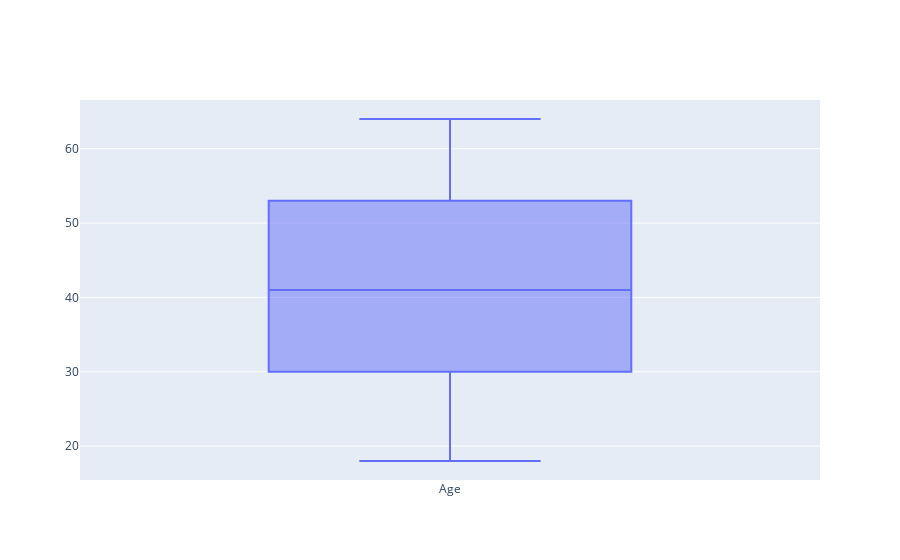

Notebook code for this chart:
### Code cell
import plotly.graph_objects as go

fig = go.Figure()
fig.add_trace(go.Box(y = employee_salary['age'], name='Age'))
fig.show()

### Figure 1 — Plotly figure (JSON) as saved in the notebook; plotly's stock layout.template omitted (floating-point values rounded to 4 significant figures; data arrays with more than 128 entries replaced by an {"elided": "..."} marker saying what was removed)
{"data": [{"name": "Age", "type": "box", "y": {"elided": "1000 int values"}}], "layout": {}}
